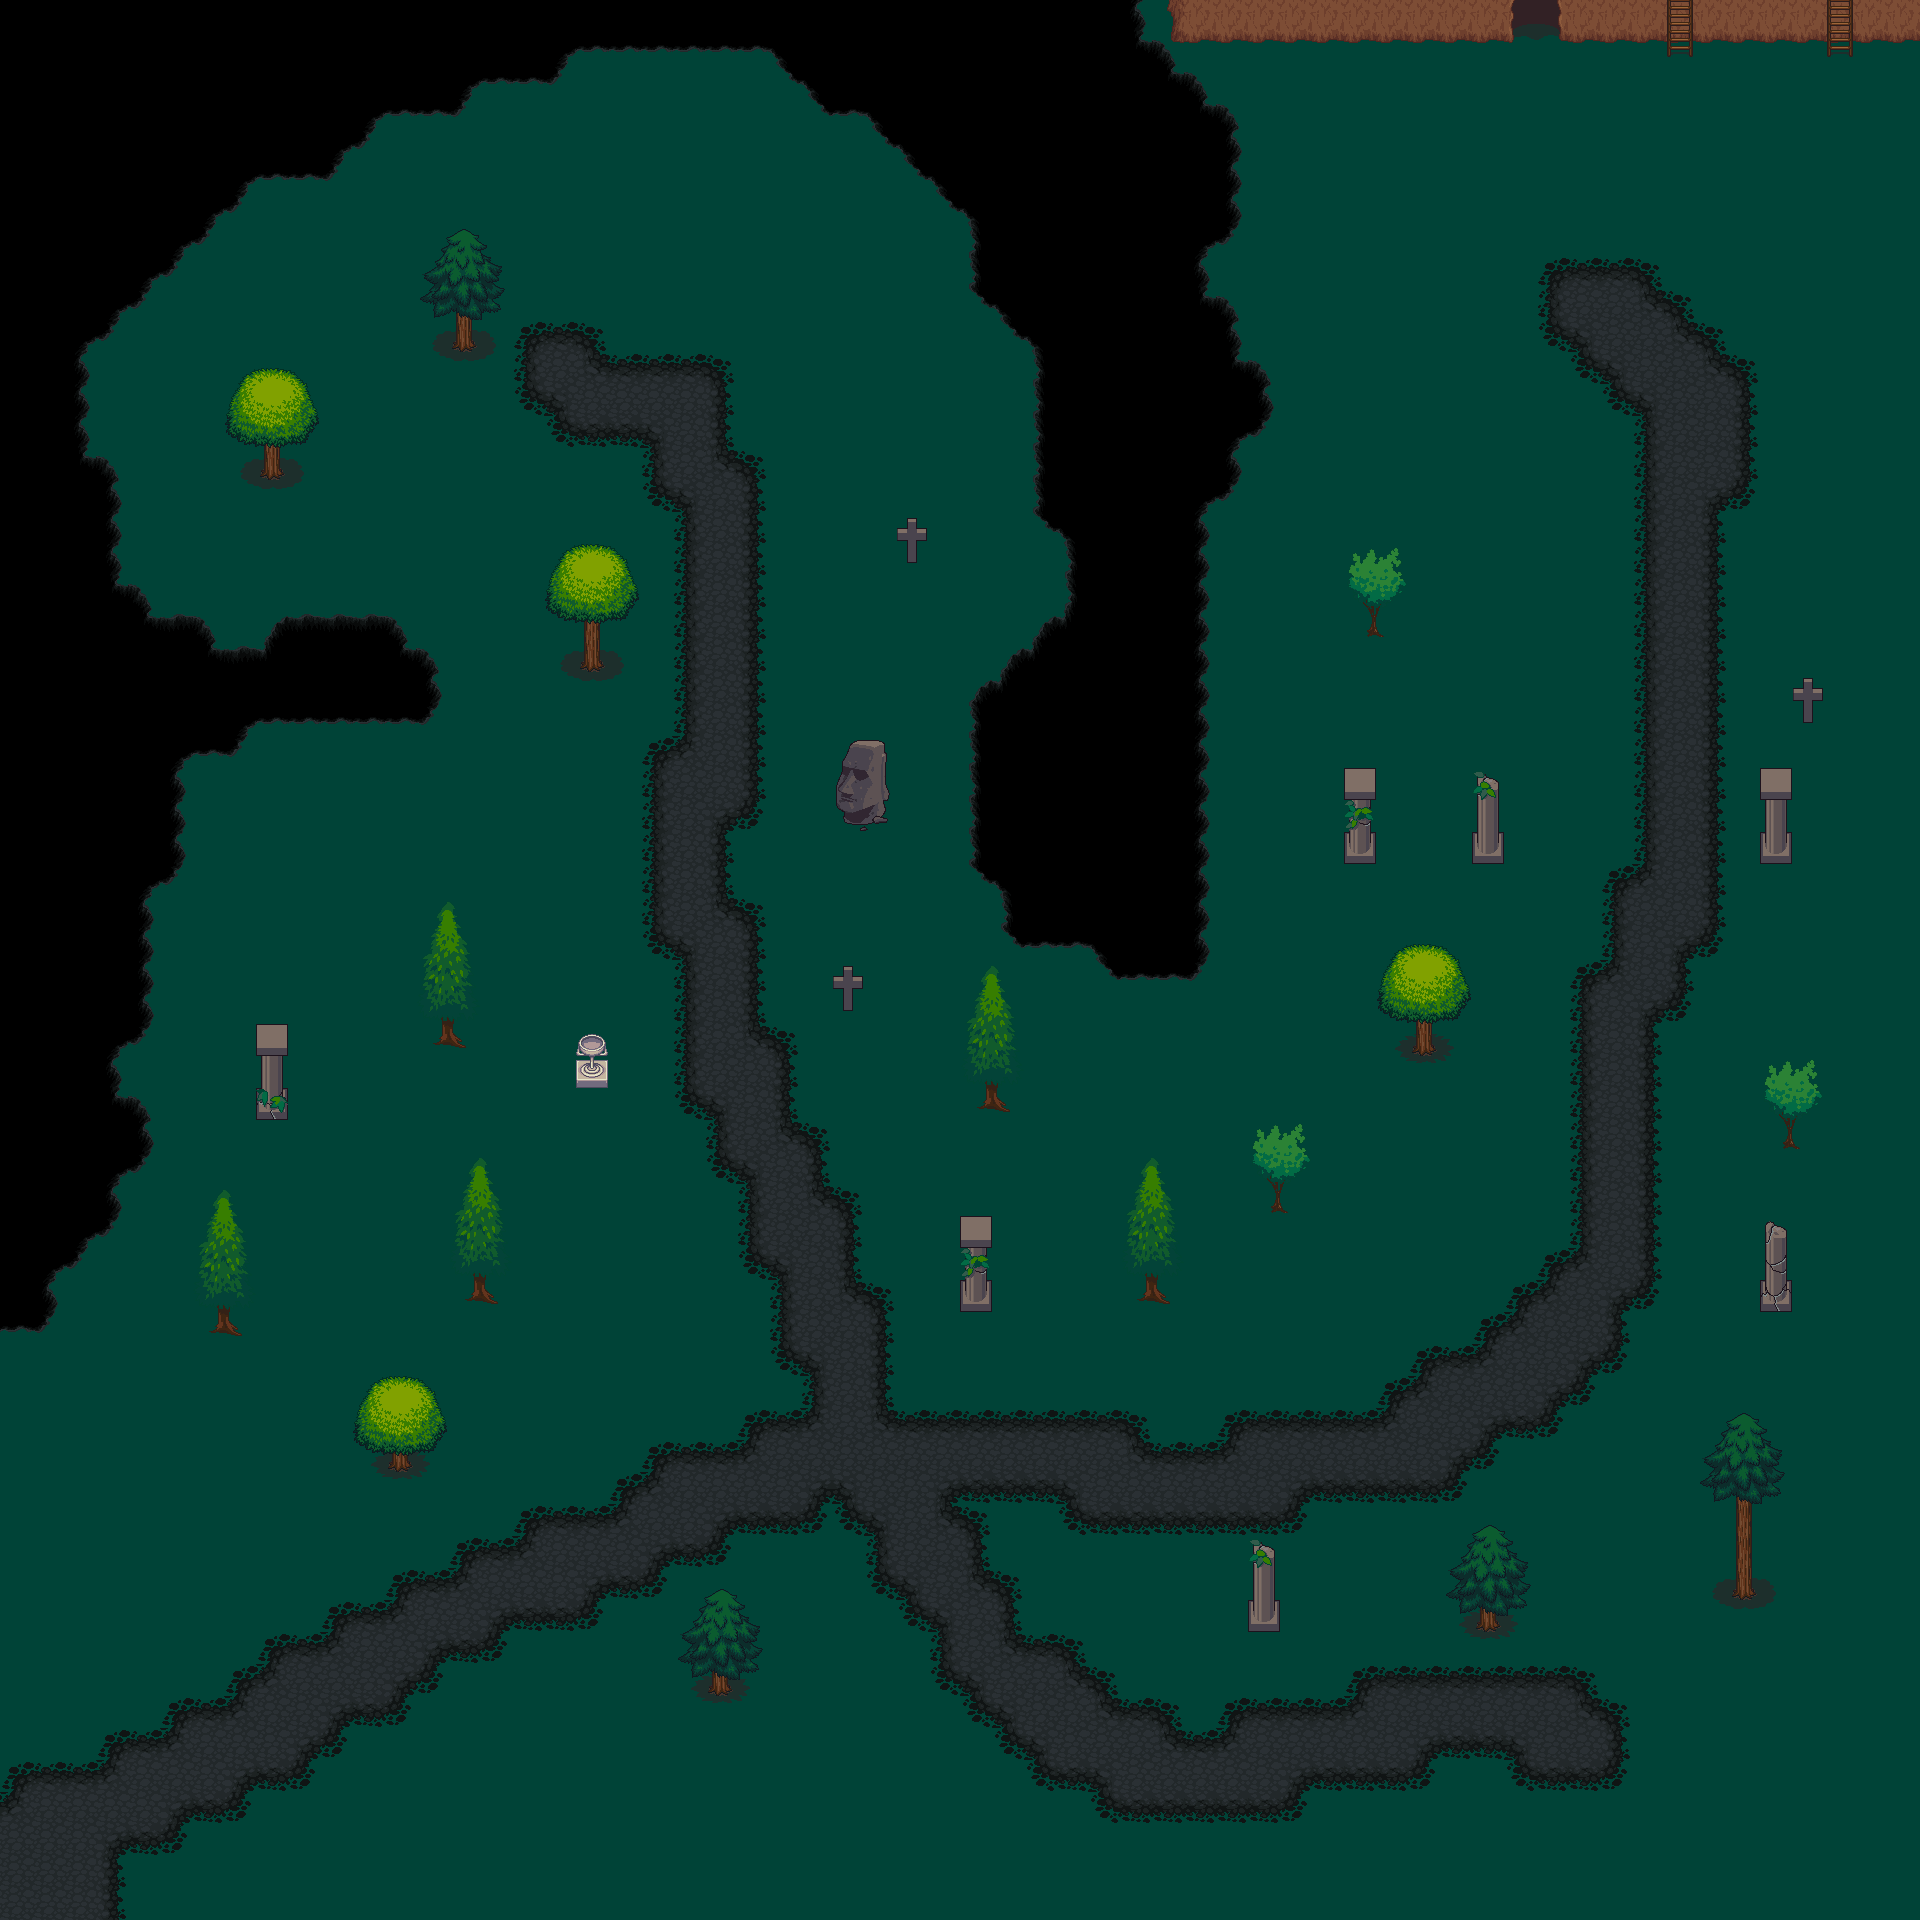

Rendered tile map (Tiled .tmx) drawn with the repository's tilesets; below, a short description and the map source with its tile grids summarised:
An orthogonal 60x60 tile map with 32x32 px tiles, 9 tile layers (grass, void, road, trees, ...) and 75 objects (spawnPoint).

<map version="1.4" tiledversion="1.4.3" orientation="orthogonal" renderorder="right-down" width="60" height="60" tilewidth="32" tileheight="32" infinite="0" nextlayerid="14" nextobjectid="92">
 <tileset firstgid="1" source="klipartz.com.tsx" />
 <layer id="2" name="grass" width="60" height="60">
  <data>[3600 cells, 3600 non-empty, 1 distinct tile ids]</data>
 </layer>
 <layer id="3" name="void" width="60" height="60">
  <data>[3600 cells, 570 non-empty, 13 distinct tile ids]</data>
 </layer>
 <layer id="4" name="road" width="60" height="60">
  <data>[3600 cells, 558 non-empty, 13 distinct tile ids]</data>
 </layer>
 <layer id="5" name="trees" width="60" height="60">
  <data>[3600 cells, 68 non-empty, 16 distinct tile ids]</data>
 </layer>
 <layer id="6" name="big_tree_lower" width="60" height="60">
  <data>[3600 cells, 57 non-empty, 13 distinct tile ids]</data>
 </layer>
 <layer id="7" name="big_tree_upper" width="60" height="60">
  <data>[3600 cells, 78 non-empty, 39 distinct tile ids]</data>
 </layer>
 <layer id="8" name="ruins" width="60" height="60">
  <data>[3600 cells, 35 non-empty, 19 distinct tile ids]</data>
 </layer>
 <layer id="9" name="walls" width="60" height="60">
  <data>[3600 cells, 48 non-empty, 8 distinct tile ids]</data>
 </layer>
 <layer id="10" name="upper_deco" width="60" height="60">
  <data>[3600 cells, 4 non-empty, 2 distinct tile ids]</data>
 </layer>
 <objectgroup id="11" name="exit" />
 <objectgroup id="12" name="spawnPoint">
  <object id="2" name="spawnPoint" x="832" y="1440" width="32" height="32" />
 </objectgroup>
 <objectgroup id="13" name="collisions">
  <object id="3" x="960" y="1280" width="32" height="32" />
  <object id="4" x="576" y="1056" width="32" height="32" />
  <object id="5" x="256" y="1088" width="32" height="32" />
  <object id="6" x="832" y="992" width="32" height="32" />
  <object id="7" x="832" y="800" width="64" height="32" />
  <object id="8" x="1344" y="832" width="32" height="32" />
  <object id="10" x="1472" y="832" width="32" height="32" />
  <object id="11" x="1760" y="832" width="32" height="32" />
  <object id="12" x="1760" y="1280" width="32" height="32" />
  <object id="13" x="1248" y="1600" width="32" height="32" />
  <object id="14" x="896" y="544" width="32" height="32" />
  <object id="15" x="1792" y="704" width="32" height="32" />
  <object id="16" x="1479.33" y="1606.67" width="16" height="25.3333" />
  <object id="17" x="1734.33" y="1568" width="18.6667" height="31.3333" />
  <object id="18" x="1783" y="1126.67" width="16.3333" height="24" />
  <object id="19" x="1558" y="0.333333" width="362.667" height="40" />
  <object id="20" x="1167.67" y="0" width="344.667" height="42.3333" />
  <object id="21" x="1367.5" y="610.5" width="13.5" height="27.75" />
  <object id="22" x="1416" y="1025.33" width="15.3333" height="30.6667" />
  <object id="23" x="1268" y="1184" width="19.3333" height="29.3333" />
  <object id="24" x="1142.67" y="1274" width="18.6667" height="31.3333" />
  <object id="25" x="983.333" y="1081.33" width="19.3333" height="31.3333" />
  <object id="26" x="708.5" y="1666.5" width="21.5" height="29.5" />
  <object id="27" x="391.5" y="1445" width="16" height="26.5" />
  <object id="28" x="213.5" y="1302" width="18" height="33.5" />
  <object id="29" x="472" y="1269.5" width="15.5" height="32.5" />
  <object id="30" x="441" y="1013.5" width="14" height="31.5" />
  <object id="31" x="582.5" y="634" width="17.5" height="38" />
  <object id="32" x="261.5" y="445" width="19" height="34.5" />
  <object id="33" x="453.5" y="318.5" width="19" height="33.5" />
  <object id="37" x="0" y="0" width="48" height="1319.33" />
  <object id="38" x="48" y="656" width="382.667" height="64.6667" />
  <object id="40" x="270.667" y="623.333" width="132" height="31.3333" />
  <object id="42" x="48.6667" y="622" width="157.333" height="32.6667" />
  <object id="47" x="48" y="596.667" width="94" height="26.6667" />
  <object id="48" x="48.6667" y="467.333" width="61.3333" height="128" />
  <object id="49" x="48" y="-1.33333" width="32.6667" height="467.333" />
  <object id="51" x="76" y="-5.33333" width="1062.67" height="54.6667" />
  <object id="52" x="976" y="113.333" width="257.333" height="120" />
  <object id="54" x="1109.33" y="234.667" width="92" height="738.667" />
  <object id="55" x="251.5" y="48.5" width="78" height="130.5" />
  <object id="56" x="329.5" y="48.5" width="36" height="95.5" />
  <object id="57" x="364" y="48" width="92" height="67" />
  <object id="58" x="454.5" y="47.5" width="100.5" height="36" />
  <object id="59" x="78" y="48" width="172.5" height="132" />
  <object id="60" x="79" y="181" width="159" height="30.5" />
  <object id="61" x="80" y="213" width="125.5" height="31" />
  <object id="62" x="77.5" y="245" width="90" height="28.5" />
  <object id="63" x="77" y="275" width="63" height="28" />
  <object id="64" x="78.5" y="304" width="29.5" height="31.5" />
  <object id="65" x="46" y="720" width="195.5" height="37" />
  <object id="66" x="48" y="760.5" width="129" height="120.5" />
  <object id="67" x="47" y="882.5" width="94.5" height="159.5" />
  <object id="68" x="47" y="1111" width="92" height="53.5" />
  <object id="69" x="46.5" y="1041" width="63.5" height="70.5" />
  <object id="70" x="45" y="1163.5" width="64.5" height="70" />
  <object id="71" x="44.5" y="1233.5" width="32" height="31.5" />
  <object id="74" x="777.5" y="50" width="393.5" height="29.5" />
  <object id="75" x="819.5" y="83" width="382" height="27.5" />
  <object id="77" x="880.5" y="115" width="96" height="23.5" />
  <object id="78" x="902.5" y="138.5" width="73.5" height="18" />
  <object id="79" x="921" y="156.5" width="53.5" height="22.5" />
  <object id="80" x="941.5" y="181" width="33" height="19" />
  <object id="81" x="959.5" y="199.5" width="15.5" height="15" />
  <object id="82" x="1074" y="232.5" width="34.5" height="711.5" />
  <object id="83" x="1016" y="652.5" width="55.5" height="288" />
  <object id="84" x="1038.5" y="624" width="32.5" height="26.5" />
  <object id="85" x="976" y="689.5" width="39" height="188" />
  <object id="86" x="1044.5" y="231" width="30" height="289" />
  <object id="87" x="978" y="234.5" width="66" height="63" />
  <object id="88" x="1004" y="299.5" width="39" height="21.5" />
  <object id="89" x="1018" y="320.5" width="27" height="18" />
  <object id="90" x="1202.5" y="304" width="26" height="192.5" />
  <object id="91" x="1228.5" y="371" width="30.5" height="59.5" />
 </objectgroup>
</map>
